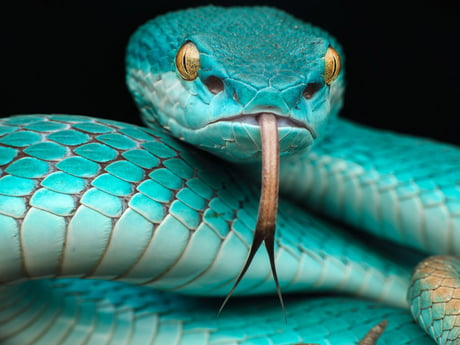
#> input picture yilan.jpg, 460 x 345 px
$ python Hafta-5-pikselIslemleri.py
#> lines starting #> are read from the running program, lines starting #| are printed output that depends on the picture
import cv2

img = cv2.imread("yilan.jpg")
#> img is the input picture: shape (345, 460, 3); mean B, G, R 106.3, 111.1, 47.5
print(img)
#> (printed output is left out)

dim = img.shape
#> dim = (345, 460, 3)
print(dim)
#| (345, 460, 3)
# (345, 460, 3)

pixel1 = img[250, 250, 1]
#> pixel1 = 138
print(pixel1)
#| 138
# 138

pixel2 = img[:, :, 0]
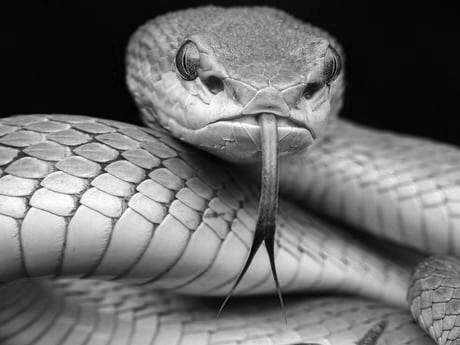
#> pixel2: shape (345, 460); min 0, max 255, mean 106.3
print(pixel2)
#> (printed output is left out)
# [[  6   6   6 ...   4   4   4]
#  [  6   6   6 ...   4   4   4]
#  [  6   6   6 ...   4   4   4]
#  ...
#  [ 44  47  53 ... 112 118 118]
#  [ 50  53  59 ... 129 123 110]
#  [ 57  60  65 ... 108 105 113]]
